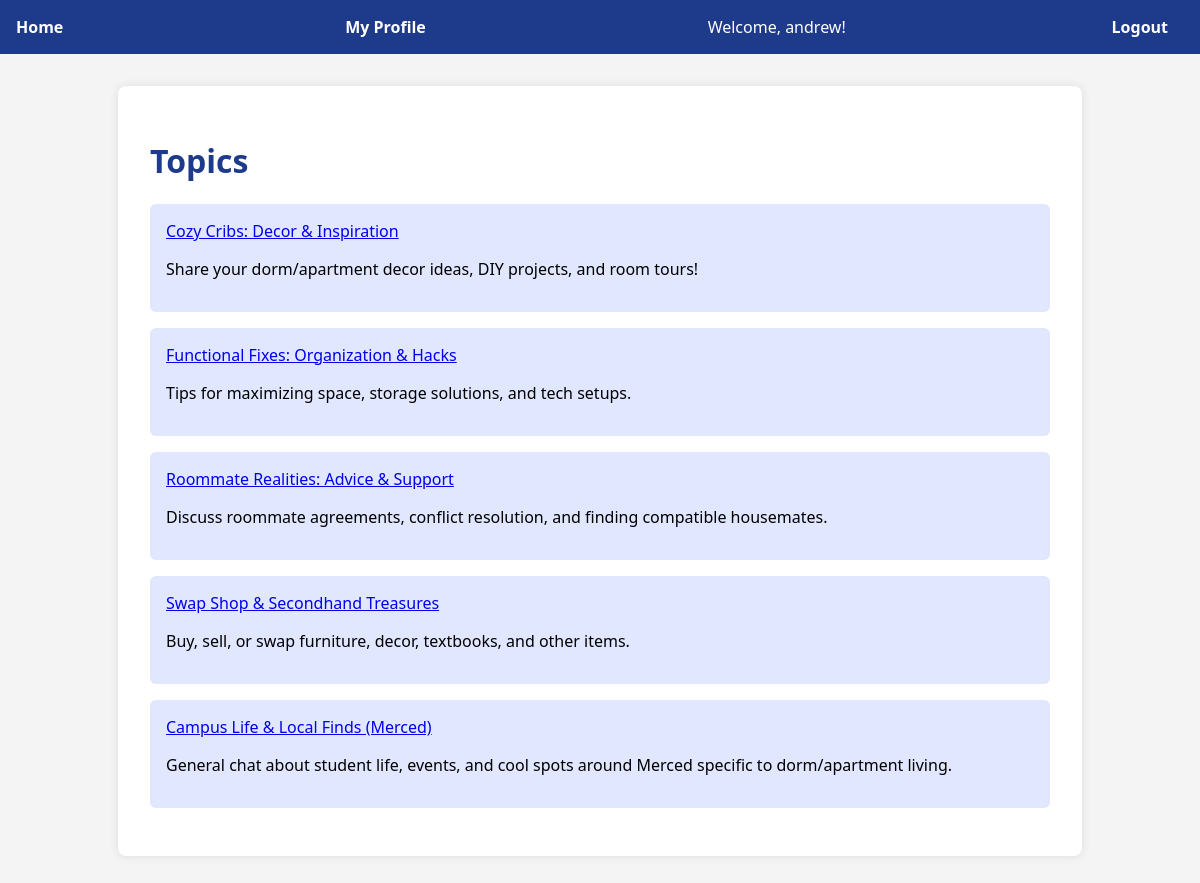
Screenshot of /home (signed in) with the database file from the repository.
### app/models.py (models this page shows, shortened)
class User(UserMixin, db.Model):
    id = db.Column(db.Integer, primary_key=True)
    username = db.Column(db.String(150), unique=True, nullable=False)
    email = db.Column(db.String(120), unique=True, nullable=False)
    password = db.Column(db.String(150), nullable=False)
    role = db.Column(db.String(10), nullable=False, default='student')
    profile_picture = db.Column(db.String(255), nullable=True)
    posts = db.relationship('Post', back_populates='author', lazy='dynamic', cascade='all, delete-orphan')
    replies = db.relationship('Reply', back_populates='author', lazy='dynamic', cascade='all, delete-orphan')
    votes = db.relationship('Vote', back_populates='user', lazy='dynamic', cascade='all, delete-orphan')
    followers = db.relationship(
        'Follow',
        foreign_keys='Follow.user_id',
        backref='followed_user',
        lazy='dynamic',
        cascade='all, delete-orphan'
    )
    following = db.relationship(
        'Follow',
        foreign_keys='Follow.follower_id',
        backref='follower_user',
        lazy='dynamic',
        cascade='all, delete-orphan'
    )

class Topic(db.Model):
    id = db.Column(db.Integer, primary_key=True)
    name = db.Column(db.String(100), unique=True, nullable=False)
    description = db.Column(db.String(255), nullable=True)
    slug = db.Column(db.String(120), unique=True, nullable=False)
    posts = db.relationship('Post', back_populates='topic', lazy='dynamic', cascade='all, delete-orphan')

### app/routes.py (the view)
@main.route('/home')
@login_required
def home_page():
    topics = Topic.query.all()
    return render_template('home.html', topics=topics)

### app/routes.py (called while the page is built)
@login_manager.user_loader
def load_user(user_id):
    return User.query.get(int(user_id))

### app/templates/home.html (shortened to what this page needs)
{% extends 'base.html' %}
{% block content %}
<h1>Topics</h1>
<ul>
    {% for topic in topics %}
        <li>
            <a href="{{ url_for('main.view_topic', slug=topic.slug) }}">{{ topic.name }}</a>
            <p>{{ topic.description }}</p>
        </li>
    {% endfor %}
</ul>
{% endblock %}

### app/templates/base.html (shortened to what this page needs)
<!DOCTYPE html>
<html lang="en">
<head>
    <link rel="stylesheet" href="{{ url_for('static', filename='styles.css') }}">
</head>
<body>
    <nav>
        <a href="{{ url_for('main.home_page') }}">Home</a>
        {% if current_user.is_authenticated %}
            <a href="{{ url_for('main.my_profile') }}">My Profile</a>
            <span>Welcome, {{ current_user.username }}!</span>
            <a href="{{ url_for('main.logout') }}">Logout</a>
        {% else %}
            <a href="{{ url_for('main.login') }}">Login</a>
            <a href="{{ url_for('main.register') }}">Register</a>
        {% endif %}
    </nav>
    <div class="container">
        {% block content %}{% endblock %}
    </div>
</body>
</html>

### app/static/styles.css (style rules this page uses)
body { font-family: 'Segoe UI', sans-serif; background-color: #f4f4f4; margin: 0; padding: 0; }
nav { background-color: #1e3a8a; color: white; padding: 1rem; display: flex; justify-content: space-between; align-items: center; }
nav a { color: white; margin-right: 1rem; text-decoration: none; font-weight: bold; }
.container { max-width: 900px; margin: 2rem auto; background: white; padding: 2rem; border-radius: 8px; box-shadow: 0 0 10px rgba(0, 0, 0, 0.1); }
h1, h2, h3 { color: #1e3a8a; }
ul { list-style-type: none; padding: 0; }
li { background: #e0e7ff; margin: 1rem 0; padding: 1rem; border-radius: 6px; }
li, div, span { outline: none; user-select: none; }

### rows the page displays
User: username "andrew"
Topic: name "Cozy Cribs: Decor & Inspiration", description "Share your dorm/apartment decor ideas, DIY projects, and room tours!"
Topic: name "Functional Fixes: Organization & Hacks", description "Tips for maximizing space, storage solutions, and tech setups."
Topic: name "Roommate Realities: Advice & Support", description "Discuss roommate agreements, conflict resolution, and finding compatible housemates."
Topic: name "Swap Shop & Secondhand Treasures", description "Buy, sell, or swap furniture, decor, textbooks, and other items."
Topic: name "Campus Life & Local Finds (Merced)", description "General chat about student life, events, and cool spots around Merced specific to dorm/apartment living."
